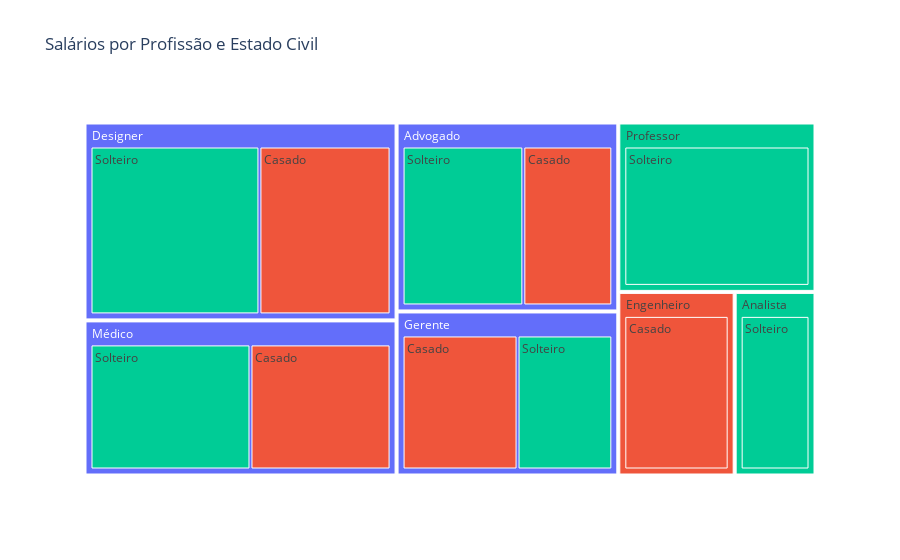

Notebook code for this chart:
### Markdown cell above
Outro visual muito bacana e interativo que essa biblioteca nos permite é o de gráficos de mapa de árvore, não vimos ele nos principais gráficos pois é pouco utilizado, mas nessa biblioteca ele é um dos gráficos com melhor interação:

### Code cell
# Aqui agrupamos os dados do DataFrame por profissão e estado civil, e calculando a média do salário para cada profissão e estado civil
salario_por_profissao_estado_civil = df.groupby(['Profissão', 'estado_civil'])['Salário'].mean().reset_index()

# Criando o gráfico de treemap com os salários por profissão, usando as cores para representar o estado civil
fig = px.treemap(salario_por_profissao_estado_civil,
                 path=['Profissão', 'estado_civil'],
                 values='Salário',
                 title='Salários por Profissão e Estado Civil',
                 color='estado_civil')
# Exibindo o gráfico
fig.show()

### Figure 1 — Plotly figure (JSON) as saved in the notebook; plotly's stock layout.template omitted (floating-point values rounded to 4 significant figures)
{"data": [{"branchvalues": "total", "customdata": [["(?)"], ["(?)"], ["(?)"], ["(?)"], ["Casado"], ["Casado"], ["Casado"], ["Casado"], ["Casado"], ["Casado"], ["Solteiro"], ["Solteiro"], ["Solteiro"], ["Solteiro"], ["Solteiro"], ["Solteiro"], ["Solteiro"], ["Solteiro"]], "domain": {"x": [0, 1], "y": [0, 1]}, "hovertemplate": "labels=%{label}<br>Salário=%{value}<br>parent=%{parent}<br>id=%{id}<br>estado_civil=%{customdata[0]}<extra></extra>", "ids": ["Gerente", "Designer", "Advogado", "Médico", "Advogado/Casado", "Engenheiro", "Médico/Casado", "Engenheiro/Casado", "Designer/Casado", "Gerente/Casado", "Gerente/Solteiro", "Médico/Solteiro", "Professor/Solteiro", "Designer/Solteiro", "Analista", "Analista/Solteiro", "Advogado/Solteiro", "Professor"], "labels": ["Gerente", "Designer", "Advogado", "Médico", "Casado", "Engenheiro", "Casado", "Casado", "Casado", "Casado", "Solteiro", "Solteiro", "Solteiro", "Solteiro", "Analista", "Solteiro", "Solteiro", "Professor"], "marker": {"colors": ["#636efa", "#636efa", "#636efa", "#636efa", "#EF553B", "#EF553B", "#EF553B", "#EF553B", "#EF553B", "#EF553B", "#00cc96", "#00cc96", "#00cc96", "#00cc96", "#00cc96", "#00cc96", "#00cc96", "#00cc96"]}, "name": "", "parents": ["", "", "", "", "Advogado", "", "Médico", "Engenheiro", "Designer", "Gerente", "Gerente", "Médico", "Professor", "Designer", "", "Analista", "Advogado", ""], "type": "treemap", "values": [5690.0, 9662.0, 6555.0, 7572.0, 2781.0, 3342.0, 3535.0, 3342.0, 4222.0, 3119.0, 2571.0, 4037.0, 5225.0, 5439.0, 2322.0, 2322.0, 3774.0, 5225.0]}], "layout": {"legend": {"tracegroupgap": 0}, "title": {"text": "Salários por Profissão e Estado Civil"}}}
